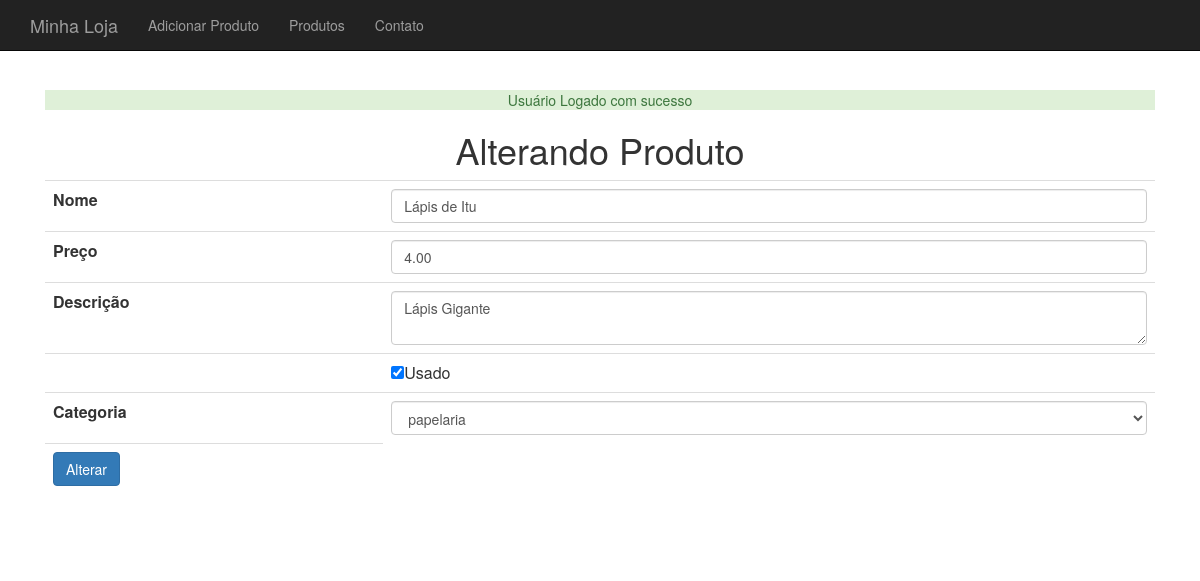
The page /produto-altera-formulario.php?id=11 (signed in) on the database its author committed.
### tables this page shows
CREATE TABLE `produtos` (
  `id` int(11) NOT NULL,
  `nome` varchar(255) DEFAULT NULL,
  `preco` decimal(10,2) DEFAULT NULL,
  `descricao` text,
  `categoria_id` int(11) DEFAULT NULL,
  `usado` tinyint(1) DEFAULT '0'
);

### banco-produto.php (called while the page is built, shortened)
<?php
    function buscaProduto($conexao,$id){
        $query = "select * from produtos where id = {$id}";
        $resultado = mysqli_query($conexao,$query);
        $produto_buscado = mysqli_fetch_assoc($resultado);
        $categoria = new Categoria();
        $categoria->setId($produto_buscado['categoria_id']);
            $nome = $produto_buscado['nome'];
            $preco = $produto_buscado['preco'];
            $descricao = $produto_buscado['descricao'];
            $usado = $produto_buscado['usado'];
            $produto = new Produto($nome,$preco,$descricao,$categoria,$usado);
            $produto->setId($produto_buscado['id']);
        return $produto;
    }
?>

### class/Categoria.php (called while the page is built)
<?php
    class Categoria {
        private $id;
        private $nome;
        public function getId()
        {
                return $this->id;
        }
        public function setId($id)
        {
                $this->id = $id;
                return $this;
        }
        public function getNome()
        {
                return $this->nome;
        }
        public function setNome($nome)
        {
                $this->nome = $nome;
                return $this;
        }
    }
?>

### class/Produto.php (called while the page is built, shortened)
<?php
    class Produto {
        private $nome;
        private $preco;
        private $descricao;
        private $categoria;
        private $usado;
        function __construct($nome,$preco,$descricao,Categoria $categoria,$usado){
                $this->nome = $nome;
                $this->preco = $preco;
                $this->descricao = $descricao;
                $this->categoria = $categoria;
                $this->usado = $usado;
        }
        public function setId($id)
        {
                return $this;
        }
        public function getNome()
        {
                return $this->nome;
        }
        public function getPreco()
        {
                return $this->preco;
        }
        public function getDescricao()
        {
                return $this->descricao;
        }
        public function getCategoria()
        {
                return $this->categoria;
        }
        public function isUsado()
        {
                return $this->usado;
        }
    }
    ?>

### banco-categoria.php (called while the page is built, shortened)
<?php
    require_once("class/Categoria.php");
function listarCategorias($conexao){
    $categorias = array();
    $query = "select * from categorias";
    $resultado = mysqli_query($conexao,$query);
    while($categoria_array = mysqli_fetch_assoc($resultado)){
        $categoria = new Categoria();
        $categoria->setId($categoria_array['id']);
        $categoria->setNome($categoria_array['nome']);
        array_push($categorias,$categoria);
    }
    return $categorias;
}
?>

### produto-formulario-base.php (the view)
<tr>
<td><label for="nome">Nome</label></td>
<td><input type="text" name="nome" value="<?=$produto->getNome()?>" class="form-control"/></td>
</tr>
<tr>
<td><label for="preco">Preço</label></td>
<td><input type="number" name="preco" value="<?=$produto->getPreco()?>" class="form-control"/></td>
</tr>
<tr>
<td><label for="descricao">Descrição</label></td>
<td><textarea name="descricao" class="form-control"><?=$produto->getDescricao()?></textarea></td>
</tr>
   <?php
   $usado = $produto->isUsado() ? "checked='checked'" : "";
   ?>
<tr>
<td><label for="usado"></label></td>
<td><input type="checkbox" name="usado" <?=$usado?> value="true">Usado</td>
</tr>
<tr>
<td><label for="categoria_id">Categoria</label></td>
<td>
<select name="categoria_id" class="form-control">
    <?php foreach($categorias as $categoria) :
    $essaEhCategoria = $produto->getCategoria()->getId() == $categoria->getId();
    $selecao = $essaEhCategoria ? "selected='selected'" : "";
    ?>
<option value="<?=$categoria->getId();?>" <?=$selecao?>> <?=$categoria->getNome()?></option>
    <?php endforeach;?>
</select>
</td>
</tr>

### css/store.css (style rules this page uses)
body { padding-top: 50px; }

### rows shown on the page
produtos: nome "Lápis de Itu", preco "4.00", descricao "Lápis Gigante"

### other values the page prints
$_SESSION[$tipo] "Usuário Logado com sucesso"
form field categoria_id "papelaria"
